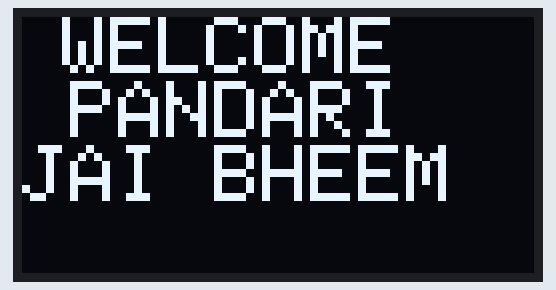
This sketch was run on a simulated Arduino Uno, built with avr-gcc and run on an emulated ATmega328P. Parts: 128×64 one-colour display.

Above: at 0.12 s.
At 0.77 s:
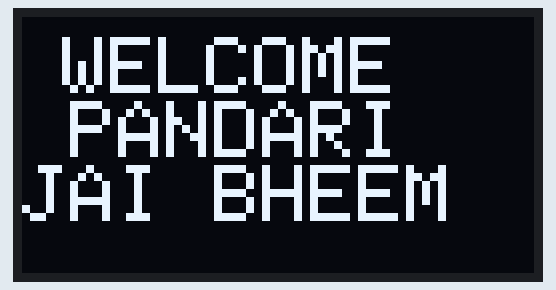
At 1.46 s:
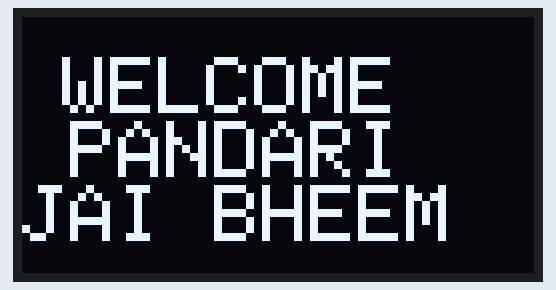

The sketch:

oled_text.ino
```cpp
#include <Wire.h>
#include <Adafruit_GFX.h>
#include <Adafruit_SSD1306.h>

#define SCREEN_WIDTH 128
#define SCREEN_HEIGHT 64

Adafruit_SSD1306 display(SCREEN_WIDTH, SCREEN_HEIGHT, &Wire, -1);
void setup() {

  display.begin(SSD1306_SWITCHCAPVCC, 0x3C);

  display.clearDisplay();
  display.setTextSize(2);
  display.setTextColor(WHITE);
while(1){
  for(int i = 0; i <= 10; i++) {
    display.clearDisplay();
    display.setCursor(10, i);
    display.println("WELCOME");
    display.println(" PANDARI");
    display.println("JAI BHEEM");
    display.display();
    delay(100);
  }
  display.clearDisplay();
  delay(100);
}

}

void loop() {}
```

Measured:
- by itself, everything shown: repeats every 1.5 s, in 11 steps
